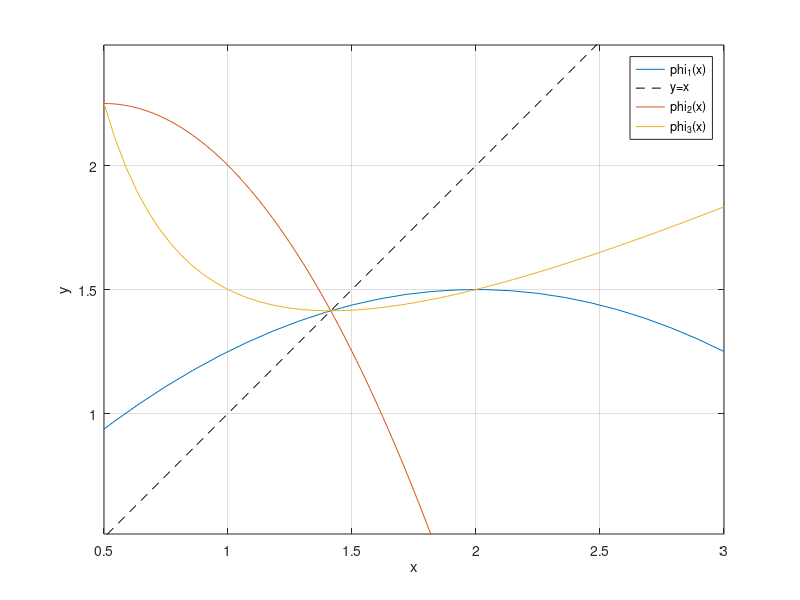

Write MATLAB code to recreate this figure. (Note: this script raises an error after producing the figure.)
% script per verificare se le funzioni di punto fisso soddisfano l'ipotesi
% del teorema di Ostrowski, per capire se la succ. di punto fisso converge
% o no al punto fisso sqrt(2)

b = @(x)x;
phi1 = @(x) -1/4*x.^2 + x + 1/2;
figure(1); clf
fplot(phi1, [0 3])
hold on 
fplot(b, [0 3], 'k--')
grid on
xlabel('x')
ylabel('y')

phi2 = @(x) -x.^2 + x + 2;
fplot(phi2, [0 2])
hold on 

phi3 = @(x) x/2 + 1./x;
fplot(phi3, [0.5 3])
legend('phi_1(x)', 'y=x', 'phi_2(x)', 'phi_3(x)')
axis equal

x0 = 1;
tol = 1e-10;
kmax = 100;
[alpha1, k1, errv1] = puntofisso(phi1, x0, tol, kmax)
x0 = 1.5;
[alpha2, k2, errv2] = puntofisso(phi2, x0, tol, kmax)

[alpha3, k3, errv3] = puntofisso(phi2, x0, tol, kmax)